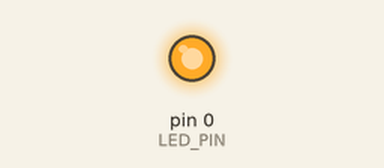
A sketch run on a simulated Arduino Uno, built with avr-gcc and run on an emulated ATmega328P. Shown: output pins drawn as LEDs (lit = HIGH).

Above: at 1.0 s.
At 3.0 s:
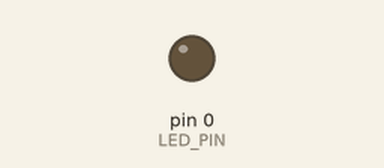
Timing chart, 0 to 5.2 s (numbered marks = the images above):
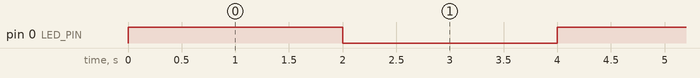

The sketch:

LEDlamp.ino
```cpp
const int LED_PIN = 0;   // GPIO0

void setup() {
  pinMode(LED_PIN, OUTPUT);
}

void loop() {
  digitalWrite(LED_PIN, HIGH);
  delay(2000);

  digitalWrite(LED_PIN, LOW);
  delay(2000);
}
```

Measured:
- by itself, pin 0 (LED_PIN): alternates HIGH for 2.0 s and LOW for 2.0 s
